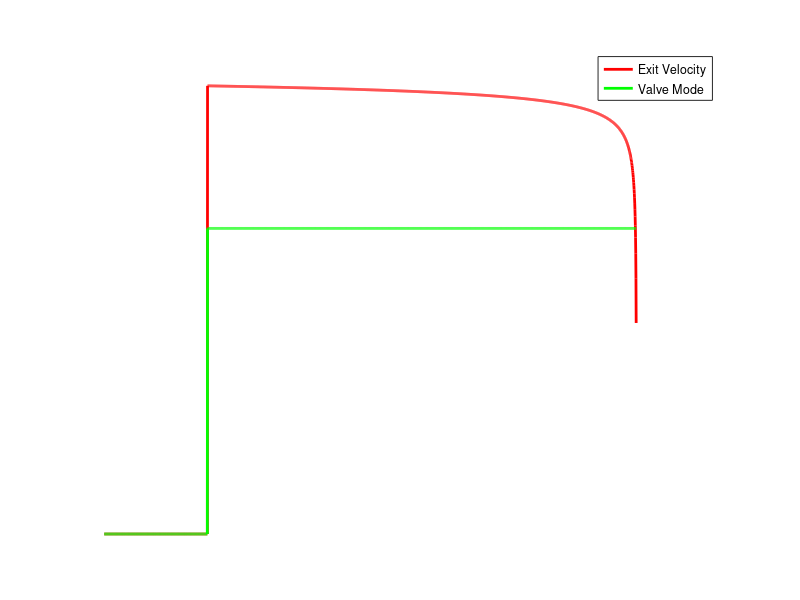

This chart was generated by the following MATLAB code: (Note: this script raises an error after producing the figure.)
close all;
clear all;
gamma=1.4;
M_dot=5.416;
Mach_exit=6.425;
P0=4000;
R=287;
T0=300;
Pc=9653000;
i=0.1;
j=1;
k=1;
step=1;
while Pc >= 4000
    if step<=500
        Exit_velocity(j)=0;
        Chamber_pressure(j)=Pc;
        signal(k)=0;
        Time(j)=i;
    else
        signal(k)=500;
        Exit_velocity(j) = sqrt(((2*R*gamma*T0)/(gamma-1))*(1-(4000/Pc)^((gamma-1)/gamma)));
        Chamber_pressure(j)=Pc;
        Pc=Pc-(9649000*0.001/2.075);
        Time(j)=i;
    end
    i=i+0.1;
    j=j+1;
    k=k+1;
    step=step+1;
end

figure(1)

plot(Time,Exit_velocity,'r','LineWidth',2)
hold on
plot(Time,signal,'g','LineWidth',2)
set(gca,'color',[0 0 0],'xcolor','w','ycolor','w')
set(gcf,'color',[0.5 0.5 0.5])
title('Exit Velocity vs Time','FontSize',20,'color',[1 1 1])
xlabel('Time (ms)','FontSize',16,'color',[1 1 1])
ylabel('Exit Velocity (m/s)','FontSize',16,'color',[1 1 1])
legend('Exit Velocity','Valve Mode')
lgd = legend;
c = lgd.TextColor;
lgd.TextColor = 'white';

figure(2)
plot(Time,Chamber_pressure/10000,'b','LineWidth',2)
hold on
plot(Time,signal,'g','LineWidth',2)
set(gca,'color',[0 0 0],'xcolor','w','ycolor','w')
set(gcf,'color',[0.5 0.5 0.5])

title('Tank Pressure vs Time','FontSize',20,'color',[1 1 1])
xlabel('Time (ms)','FontSize',16,'color',[1 1 1])
ylabel('Tank Pressure (kPa)','FontSize',16,'color',[1 1 1])
legend({'Tank Pressure','Valve Mode'},'Box','on','EdgeColor',[1 1 1])
lgd = legend;
c = lgd.TextColor;
lgd.TextColor = 'white';
